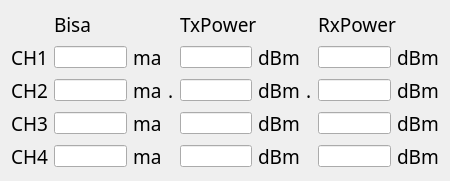
    <widget class="QWidget" name="gridLayoutWidget">
     <property name="geometry">
      <rect>
       <x>20</x>
       <y>100</y>
       <width>450</width>
       <height>161</height>
      </rect>
     </property>
     <layout class="QGridLayout" name="gridLayout_A">
      <item row="3" column="2">
       <widget class="QLabel" name="label_temp_10">
        <property name="font">
         <font>
          <family>黑体</family>
          <pointsize>14</pointsize>
         </font>
        </property>
        <property name="text">
         <string>ma</string>
        </property>
       </widget>
      </item>
      <item row="5" column="4">
       <widget class="QLineEdit" name="lineEdit_A_42"/>
      </item>
      <item row="1" column="1" colspan="2">
       <widget class="QLabel" name="label_temp_24">
        <property name="font">
         <font>
          <family>黑体</family>
          <pointsize>14</pointsize>
         </font>
        </property>
        <property name="text">
         <string>Bisa</string>
        </property>
       </widget>
      </item>
      <item row="4" column="5">
       <widget class="QLabel" name="label_temp_15">
        <property name="font">
         <font>
          <family>黑体</family>
          <pointsize>14</pointsize>
         </font>
        </property>
        <property name="text">
         <string>dBm</string>
        </property>
       </widget>
      </item>
      <item row="2" column="1">
       <widget class="QLineEdit" name="lineEdit_A_11"/>
      </item>
      <item row="1" column="7" colspan="2">
       <widget class="QLabel" name="label_temp_22">
        <property name="font">
         <font>
          <family>黑体</family>
          <pointsize>14</pointsize>
         </font>
        </property>
        <property name="text">
         <string>RxPower</string>
        </property>
       </widget>
      </item>
      <item row="5" column="5">
       <widget class="QLabel" name="label_temp_17">
        <property name="font">
         <font>
          <family>黑体</family>
          <pointsize>14</pointsize>
         </font>
        </property>
        <property name="text">
         <string>dBm</string>
        </property>
       </widget>
      </item>
      <item row="3" column="4">
       <widget class="QLineEdit" name="lineEdit_A_22"/>
      </item>
      <item row="4" column="2">
       <widget class="QLabel" name="label_temp_11">
        <property name="font">
         <font>
          <family>黑体</family>
          <pointsize>14</pointsize>
         </font>
        </property>
        <property name="text">
         <string>ma</string>
        </property>
       </widget>
      </item>
      <item row="2" column="0">
       <widget class="QLabel" name="label_temp_9">
        <property name="font">
         <font>
          <family>黑体</family>
          <pointsize>14</pointsize>
         </font>
        </property>
        <property name="text">
         <string>CH1</string>
        </property>
       </widget>
      </item>
      <item row="2" column="7">
       <widget class="QLineEdit" name="lineEdit_A_13"/>
      </item>
      <item row="4" column="1">
       <widget class="QLineEdit" name="lineEdit_A_31"/>
      </item>
      <item row="1" column="4" colspan="2">
       <widget class="QLabel" name="label_temp_23">
        <property name="font">
         <font>
          <family>黑体</family>
          <pointsize>14</pointsize>
         </font>
        </property>
        <property name="text">
         <string>TxPower</string>
        </property>
       </widget>
      </item>
      <item row="4" column="0">
       <widget class="QLabel" name="label_temp_8">
        <property name="font">
         <font>
          <family>黑体</family>
          <pointsize>14</pointsize>
         </font>
        </property>
        <property name="text">
         <string>CH3</string>
        </property>
       </widget>
      </item>
      <item row="3" column="7">
       <widget class="QLineEdit" name="lineEdit_A_23"/>
      </item>
      <item row="2" column="5">
       <widget class="QLabel" name="label_temp_16">
        <property name="font">
         <font>
          <family>黑体</family>
          <pointsize>14</pointsize>
         </font>
        </property>
        <property name="text">
         <string>dBm</string>
        </property>
       </widget>
      </item>
      <item row="5" column="1">
       <widget class="QLineEdit" name="lineEdit_A_41"/>
      </item>
      <item row="3" column="1">
       <widget class="QLineEdit" name="lineEdit_A_21"/>
      </item>
      <item row="2" column="4">
       <widget class="QLineEdit" name="lineEdit_A_12"/>
      </item>
      <item row="4" column="8">
       <widget class="QLabel" name="label_temp_20">
        <property name="font">
         <font>
          <family>黑体</family>
          <pointsize>14</pointsize>
         </font>
        </property>
        <property name="text">
         <string>dBm</string>
        </property>
       </widget>
      </item>
      <item row="3" column="8">
       <widget class="QLabel" name="label_temp_18">
        <property name="font">
         <font>
          <family>黑体</family>
          <pointsize>14</pointsize>
         </font>
        </property>
        <property name="text">
         <string>dBm</string>
        </property>
       </widget>
      </item>
      <item row="3" column="5">
       <widget class="QLabel" name="label_temp_14">
        <property name="font">
         <font>
          <family>黑体</family>
          <pointsize>14</pointsize>
         </font>
        </property>
        <property name="text">
         <string>dBm</string>
        </property>
       </widget>
      </item>
      <item row="4" column="7">
       <widget class="QLineEdit" name="lineEdit_A_33"/>
      </item>
      <item row="5" column="2">
       <widget class="QLabel" name="label_temp_12">
        <property name="font">
         <font>
          <family>黑体</family>
          <pointsize>14</pointsize>
         </font>
        </property>
        <property name="text">
         <string>ma</string>
        </property>
       </widget>
      </item>
      <item row="5" column="8">
       <widget class="QLabel" name="label_temp_19">
        <property name="font">
         <font>
          <family>黑体</family>
          <pointsize>14</pointsize>
         </font>
        </property>
        <property name="text">
         <string>dBm</string>
        </property>
       </widget>
      </item>
      <item row="2" column="2">
       <widget class="QLabel" name="label_temp_13">
        <property name="font">
         <font>
          <family>黑体</family>
          <pointsize>14</pointsize>
         </font>
        </property>
        <property name="text">
         <string>ma</string>
        </property>
       </widget>
      </item>
      <item row="3" column="0">
       <widget class="QLabel" name="label_temp_5">
        <property name="font">
         <font>
          <family>黑体</family>
          <pointsize>14</pointsize>
         </font>
        </property>
        <property name="text">
         <string>CH2</string>
        </property>
       </widget>
      </item>
      <item row="5" column="7">
       <widget class="QLineEdit" name="lineEdit_A_43"/>
      </item>
      <item row="5" column="0">
       <widget class="QLabel" name="label_temp_6">
        <property name="font">
         <font>
          <family>黑体</family>
          <pointsize>14</pointsize>
         </font>
        </property>
        <property name="text">
         <string>CH4</string>
        </property>
       </widget>
      </item>
      <item row="2" column="8">
       <widget class="QLabel" name="label_temp_21">
        <property name="font">
         <font>
          <family>黑体</family>
          <pointsize>14</pointsize>
         </font>
        </property>
        <property name="text">
         <string>dBm</string>
        </property>
       </widget>
      </item>
      <item row="4" column="4">
       <widget class="QLineEdit" name="lineEdit_A_32"/>
      </item>
      <item row="1" column="3" rowspan="5">
       <widget class="QLabel" name="label_temp_25">
        <property name="font">
         <font>
          <family>黑体</family>
          <pointsize>14</pointsize>
         </font>
        </property>
        <property name="text">
         <string>.</string>
        </property>
       </widget>
      </item>
      <item row="1" column="6" rowspan="5">
       <widget class="QLabel" name="label_temp_26">
        <property name="font">
         <font>
          <family>黑体</family>
          <pointsize>14</pointsize>
         </font>
        </property>
        <property name="text">
         <string>.</string>
        </property>
       </widget>
      </item>
     </layout>
    </widget>
